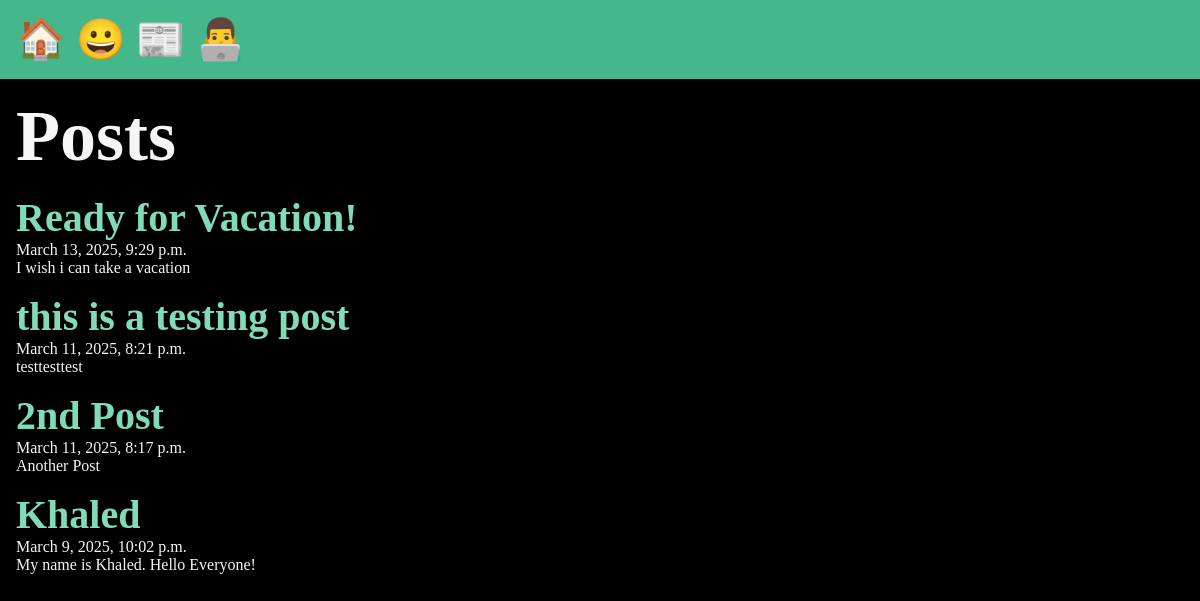
/posts/, run on the app's committed database.
### posts/models.py (models this page shows, shortened)
class Post(models.Model):
    title = models.CharField(max_length=75)
    body = models.TextField()
    slug = models.SlugField()
    date = models.DateTimeField(auto_now_add=True)
    banner = models.ImageField(default="fallback.png", blank=True)

### posts/views.py (the view)
# urls.py: path('', views.posts_list, name='list'),
def posts_list(request):
    posts = Post.objects.all().order_by('-date')
    return render(request, 'posts/posts_list.html', {'posts': posts})

### posts/templates/posts/posts_list.html (shortened to what this page needs)
{% extends "layout.html" %}
{% block content %}
<section>
  <h1>Posts</h1>
  {% for post in posts %}
  <article>
    <h2>
      <a href="{% url 'posts:page' slug=post.slug %}"> {{ post.title }} </a>
    </h2>
    <p>{{ post.date }}</p>
    <p>{{ post.body }}</p>
  </article>
  {% endfor %}
</section>
{% endblock %}

### templates/layout.html (shortened to what this page needs)
<!DOCTYPE html>
{% load static %}
<html lang="en">
  <head>
    <link
      rel="stylesheet"
      href="{% static 'css/style.css' %}"
    />
  </head>
  <body>
    <nav>
      <a href="/">
        <span
          role="img"
          aria-label="Home"
          >🏠</span
        ></a
      >
      <a href="/about"
        ><span
          role="img"
          aria-label="Smiley-face"
          >😀</span
        ></a
      >
      <a href="{% url 'posts:list' %}"
        ><span
          role="img"
          aria-label="Pages"
          >📰</span
        ></a
      >
      <a
        href="/admin"
        class="admin"
        >👨‍💻</a
      >
    </nav>
    <main>{% block content %}{% endblock %}</main>
  </body>
</html>

### static/css/style.css (style rules this page uses)
* { margin: 0; padding: 0; box-sizing: border-box; }
body { min-height: 100vh; background-color: black; color: whitesmoke; font-size: 3rem; }
nav { padding: 1rem; background-color: #44b78b; color: white; font-size: 2.5rem; }
main { padding: 1rem; }
section { display: flex; flex-flow: column; gap: 1rem; }
h2 { font-size: 2.5rem; }
p { font-size: 1rem; }
a { text-decoration: none; color: #81dbb8; }

### data on the page
Post: title "Ready for Vacation!", date "March 13, 2025, 9:29 p.m.", body "I wish i can take a vacation"
Post: title "this is a testing post", date "March 11, 2025, 8:21 p.m.", body "testtesttest"
Post: title "2nd Post", date "March 11, 2025, 8:17 p.m.", body "Another Post"
Post: title "Khaled", date "March 9, 2025, 10:02 p.m.", body "My name is Khaled. Hello Everyone!"
